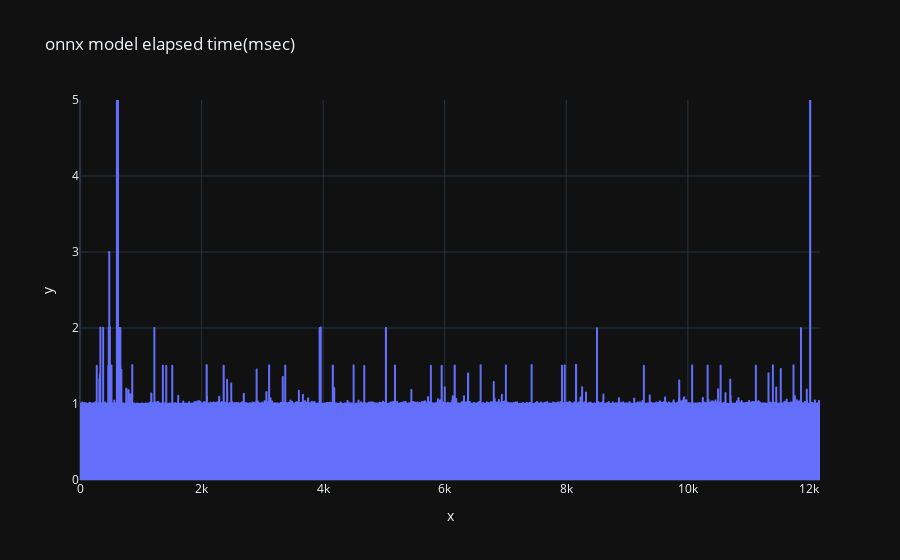

Source (notebook cell):
### Code cell
fig = px.line(y=onnx_elapsed_time_arr*1000 , title='onnx model elapsed time(msec)')
fig.update_yaxes(range=[0, 5])
fig.show()

### Figure 1 — Plotly figure (JSON) as saved in the notebook; plotly's stock layout.template omitted (floating-point values rounded to 4 significant figures; data arrays with more than 128 entries replaced by an {"elided": "..."} marker saying what was removed)
{"data": [{"hovertemplate": "x=%{x}<br>y=%{y}<extra></extra>", "legendgroup": "", "line": {"color": "#636efa", "dash": "solid"}, "marker": {"symbol": "circle"}, "mode": "lines", "name": "", "showlegend": false, "x": {"elided": "12175 int values"}, "xaxis": "x", "y": {"elided": "12175 float values"}, "yaxis": "y", "type": "scattergl"}], "layout": {"xaxis": {"anchor": "y", "domain": [0.0, 1.0], "title": {"text": "x"}}, "yaxis": {"anchor": "x", "domain": [0.0, 1.0], "title": {"text": "y"}, "range": [0, 5]}, "legend": {"tracegroupgap": 0}, "title": {"text": "onnx model elapsed time(msec)"}}}
